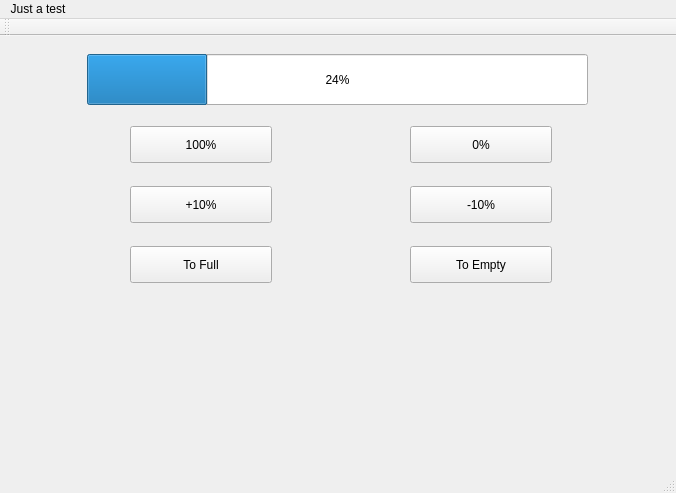
<?xml version="1.0" encoding="UTF-8"?>
<ui version="4.0">
 <class>MainWindow</class>
 <widget class="QMainWindow" name="MainWindow">
  <property name="geometry">
   <rect>
    <x>0</x>
    <y>0</y>
    <width>676</width>
    <height>493</height>
   </rect>
  </property>
  <property name="windowTitle">
   <string>MainWindow</string>
  </property>
  <widget class="QWidget" name="centralWidget">
   <widget class="QPushButton" name="pushButton">
    <property name="geometry">
     <rect>
      <x>130</x>
      <y>90</y>
      <width>142</width>
      <height>37</height>
     </rect>
    </property>
    <property name="text">
     <string>100%</string>
    </property>
   </widget>
   <widget class="QProgressBar" name="progressBar">
    <property name="geometry">
     <rect>
      <x>87</x>
      <y>18</y>
      <width>501</width>
      <height>51</height>
     </rect>
    </property>
    <property name="value">
     <number>24</number>
    </property>
   </widget>
   <widget class="QPushButton" name="pushButton_2">
    <property name="geometry">
     <rect>
      <x>130</x>
      <y>150</y>
      <width>142</width>
      <height>37</height>
     </rect>
    </property>
    <property name="text">
     <string>+10%</string>
    </property>
   </widget>
   <widget class="QPushButton" name="pushButton_3">
    <property name="geometry">
     <rect>
      <x>410</x>
      <y>90</y>
      <width>142</width>
      <height>37</height>
     </rect>
    </property>
    <property name="text">
     <string>0%</string>
    </property>
   </widget>
   <widget class="QPushButton" name="pushButton_4">
    <property name="geometry">
     <rect>
      <x>410</x>
      <y>150</y>
      <width>142</width>
      <height>37</height>
     </rect>
    </property>
    <property name="text">
     <string>-10%</string>
    </property>
   </widget>
   <widget class="QPushButton" name="pushButton_5">
    <property name="geometry">
     <rect>
      <x>130</x>
      <y>210</y>
      <width>142</width>
      <height>37</height>
     </rect>
    </property>
    <property name="text">
     <string>To Full</string>
    </property>
   </widget>
   <widget class="QPushButton" name="pushButton_6">
    <property name="geometry">
     <rect>
      <x>410</x>
      <y>210</y>
      <width>142</width>
      <height>37</height>
     </rect>
    </property>
    <property name="text">
     <string>To Empty</string>
    </property>
   </widget>
  </widget>
  <widget class="QMenuBar" name="menuBar">
   <property name="geometry">
    <rect>
     <x>0</x>
     <y>0</y>
     <width>676</width>
     <height>35</height>
    </rect>
   </property>
   <widget class="QMenu" name="menuJust_a_test">
    <property name="title">
     <string>Just a test</string>
    </property>
   </widget>
   <addaction name="menuJust_a_test"/>
  </widget>
  <widget class="QToolBar" name="mainToolBar">
   <attribute name="toolBarArea">
    <enum>TopToolBarArea</enum>
   </attribute>
   <attribute name="toolBarBreak">
    <bool>false</bool>
   </attribute>
  </widget>
  <widget class="QStatusBar" name="statusBar"/>
 </widget>
 <layoutdefault spacing="6" margin="11"/>
 <resources/>
 <connections/>
</ui>
